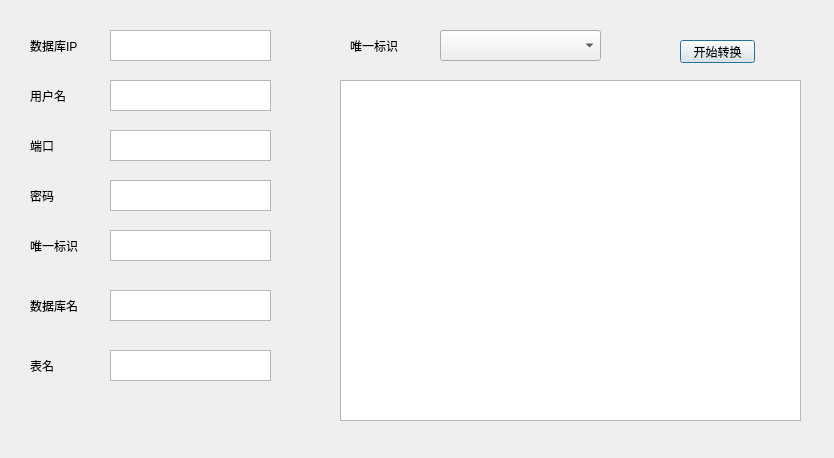
<?xml version="1.0" encoding="UTF-8"?>
<ui version="4.0">
 <class>Dialog</class>
 <widget class="QDialog" name="Dialog">
  <property name="geometry">
   <rect>
    <x>0</x>
    <y>0</y>
    <width>834</width>
    <height>458</height>
   </rect>
  </property>
  <property name="windowTitle">
   <string>转换工具</string>
  </property>
  <widget class="QTextEdit" name="ipEdit">
   <property name="geometry">
    <rect>
     <x>110</x>
     <y>30</y>
     <width>161</width>
     <height>31</height>
    </rect>
   </property>
  </widget>
  <widget class="QTextEdit" name="userEdit">
   <property name="geometry">
    <rect>
     <x>110</x>
     <y>80</y>
     <width>161</width>
     <height>31</height>
    </rect>
   </property>
  </widget>
  <widget class="QLabel" name="label_2">
   <property name="geometry">
    <rect>
     <x>30</x>
     <y>90</y>
     <width>54</width>
     <height>12</height>
    </rect>
   </property>
   <property name="text">
    <string>用户名</string>
   </property>
  </widget>
  <widget class="QLabel" name="label_3">
   <property name="geometry">
    <rect>
     <x>30</x>
     <y>140</y>
     <width>54</width>
     <height>12</height>
    </rect>
   </property>
   <property name="text">
    <string>端口</string>
   </property>
  </widget>
  <widget class="QTextEdit" name="portEdit">
   <property name="geometry">
    <rect>
     <x>110</x>
     <y>130</y>
     <width>161</width>
     <height>31</height>
    </rect>
   </property>
  </widget>
  <widget class="QLabel" name="label_4">
   <property name="geometry">
    <rect>
     <x>30</x>
     <y>190</y>
     <width>54</width>
     <height>12</height>
    </rect>
   </property>
   <property name="text">
    <string>密码</string>
   </property>
  </widget>
  <widget class="QTextEdit" name="pswdEdit">
   <property name="geometry">
    <rect>
     <x>110</x>
     <y>180</y>
     <width>161</width>
     <height>31</height>
    </rect>
   </property>
  </widget>
  <widget class="QLabel" name="label_5">
   <property name="geometry">
    <rect>
     <x>30</x>
     <y>40</y>
     <width>54</width>
     <height>12</height>
    </rect>
   </property>
   <property name="text">
    <string>数据库IP</string>
   </property>
  </widget>
  <widget class="QTextEdit" name="roleIdEdit">
   <property name="geometry">
    <rect>
     <x>110</x>
     <y>230</y>
     <width>161</width>
     <height>31</height>
    </rect>
   </property>
  </widget>
  <widget class="QLabel" name="label_6">
   <property name="geometry">
    <rect>
     <x>30</x>
     <y>240</y>
     <width>54</width>
     <height>12</height>
    </rect>
   </property>
   <property name="text">
    <string>唯一标识</string>
   </property>
  </widget>
  <widget class="QLabel" name="label_7">
   <property name="geometry">
    <rect>
     <x>350</x>
     <y>40</y>
     <width>54</width>
     <height>12</height>
    </rect>
   </property>
   <property name="text">
    <string>唯一标识</string>
   </property>
  </widget>
  <widget class="QComboBox" name="pbBox">
   <property name="geometry">
    <rect>
     <x>440</x>
     <y>30</y>
     <width>161</width>
     <height>31</height>
    </rect>
   </property>
  </widget>
  <widget class="QTextBrowser" name="txtView">
   <property name="geometry">
    <rect>
     <x>340</x>
     <y>80</y>
     <width>461</width>
     <height>341</height>
    </rect>
   </property>
   <property name="source">
    <url>
     <string>http://www.baidu.com</string>
    </url>
   </property>
  </widget>
  <widget class="QPushButton" name="convert">
   <property name="geometry">
    <rect>
     <x>680</x>
     <y>40</y>
     <width>75</width>
     <height>23</height>
    </rect>
   </property>
   <property name="text">
    <string>开始转换</string>
   </property>
  </widget>
  <widget class="QTextEdit" name="dbEdit">
   <property name="geometry">
    <rect>
     <x>110</x>
     <y>290</y>
     <width>161</width>
     <height>31</height>
    </rect>
   </property>
  </widget>
  <widget class="QLabel" name="label_8">
   <property name="geometry">
    <rect>
     <x>30</x>
     <y>300</y>
     <width>54</width>
     <height>12</height>
    </rect>
   </property>
   <property name="text">
    <string>数据库名</string>
   </property>
  </widget>
  <widget class="QLabel" name="label_9">
   <property name="geometry">
    <rect>
     <x>30</x>
     <y>360</y>
     <width>54</width>
     <height>12</height>
    </rect>
   </property>
   <property name="text">
    <string>表名</string>
   </property>
  </widget>
  <widget class="QTextEdit" name="tbEdit">
   <property name="geometry">
    <rect>
     <x>110</x>
     <y>350</y>
     <width>161</width>
     <height>31</height>
    </rect>
   </property>
  </widget>
 </widget>
 <resources/>
 <connections/>
</ui>
